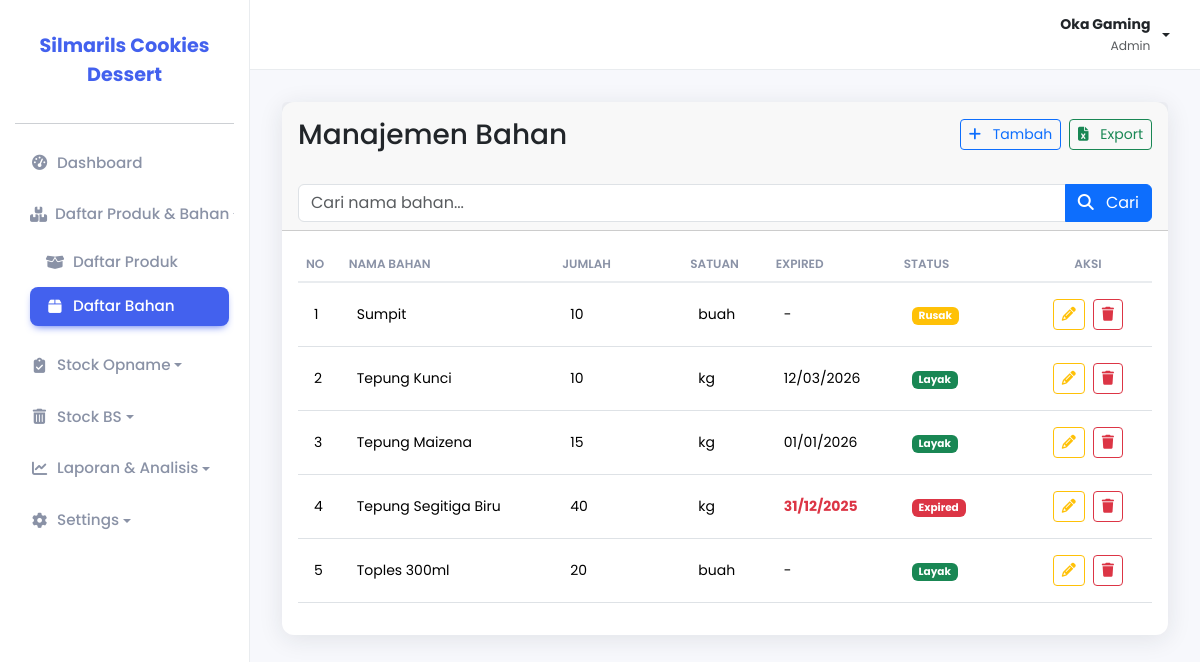
The app's page /pages/bahan/index.php (signed in) with its own data.
### tables this page shows
CREATE TABLE `bahan` (
  `nama_bahan` varchar(255) NOT NULL,
  `jumlah_bahan` int NOT NULL,
  `satuan_jumlah` varchar(255) NOT NULL,
  `tanggal_expired` date DEFAULT NULL,
  `status` enum('Layak','Rusak','Expired') NOT NULL DEFAULT 'Layak'
);

### pages/bahan/index.php (the view, shortened to what this page needs)
<?php
include_once(__DIR__ . '/../../includes/header.php');
$records_per_page = 20;
$current_page = isset($_GET['page']) && is_numeric($_GET['page']) ? (int)$_GET['page'] : 1;
$offset = ($current_page - 1) * $records_per_page;
$search_term = $_GET['search'] ?? '';
$search_query = "%" . $search_term . "%";
$stmt = $pdo->prepare("SELECT * FROM bahan
                      WHERE nama_bahan LIKE ?
                      ORDER BY nama_bahan ASC
                      LIMIT ? OFFSET ?");
$stmt->bindValue(1, $search_query, PDO::PARAM_STR);
$stmt->bindValue(2, $records_per_page, PDO::PARAM_INT);
$stmt->bindValue(3, $offset, PDO::PARAM_INT);
$stmt->execute();
?>
<div class="card">
    <div class="card-header">
        <div class="row align-items-center mb-4">
            <div class="col-sm-6 my-2">
                <h1 class="h3 mb-0">Manajemen Bahan</h1>
            </div>
            <div class="col-sm-6 text-sm-end mt-2 mt-sm-0">
                <div class="d-flex justify-content-end gap-2">
                    <a href="tambah.php" class="btn btn-outline-primary btn-sm">
                        <i class="fas fa-plus me-2"></i> Tambah
                    </a>
                    <a href="export_excel.php" class="btn btn-outline-success btn-sm">
                        <i class="fas fa-file-excel me-2"></i> Export
                    </a>
                </div>
            </div>
        </div>
        <form method="GET" action="">
            <div class="input-group">
                <input type="text" class="form-control" name="search" placeholder="Cari nama bahan..." value="<?php echo htmlspecialchars($search_term); ?>">
                <button type="submit" class="btn btn-primary">
                    <i class="fas fa-search me-2"></i> Cari
                </button>
            </div>
        </form>
    </div>
    <div class="card-body">
        <div class="table-responsive">
            <table class="table table-modern">
                <thead class="table-light">
                    <tr>
                        <th width="5%">No</th>
                        <th width="25%">Nama Bahan</th>
                        <th width="15%">Jumlah</th>
                        <th width="10%">Satuan</th>
                        <th width="15%">Expired</th>
                        <th width="15%">Status</th>
                        <th width="15%" class="text-center">Aksi</th>
                    </tr>
                </thead>
                <tbody>
                    <?php
                    $no = $offset + 1;
                    if ($stmt->rowCount() > 0) {
                        while ($row = $stmt->fetch(PDO::FETCH_ASSOC)) {
                            $status = $row['status'];
                            $badge_color = '';
                            if ($status == 'Layak') {
                                $badge_color = 'success';
                            } elseif ($status == 'Rusak') {
                                $badge_color = 'warning';
                            } elseif ($status == 'Expired') {
                                $badge_color = 'danger';
                            }
                    ?>
                            <tr>
                                <td><?php echo $no++; ?></td>
                                <td><?php echo htmlspecialchars($row['nama_bahan']); ?></td>
                                <td><?php echo number_format($row['jumlah_bahan'], 0, ',', '.'); ?></td>
                                <td><?php echo htmlspecialchars($row['satuan_jumlah']); ?></td>
                                <td class="<?php echo ($status == 'Expired') ? 'text-danger fw-bold' : ''; ?>">
                                    <?php echo $row['tanggal_expired'] ? date('d/m/Y', strtotime($row['tanggal_expired'])) : '-'; ?>
                                </td>
                                <td>
                                    <span class="badge bg-<?php echo $badge_color; ?>">
                                        <?php echo $status; ?>
                                    </span>
                                </td>
                                <td class="text-center">
                                    <div class="d-flex justify-content-center gap-2">
                                        <a href="edit.php?id=<?php echo urlencode($row['nama_bahan']); ?>" class="btn btn-sm btn-outline-warning" title="Edit">
                                            <i class="fa-solid fa-pencil"></i>
                                        </a>
                                        <a href="proses.php?action=hapus&id=<?php echo urlencode($row['nama_bahan']); ?>" class="btn btn-sm btn-outline-danger" title="Hapus" onclick="return confirm('Apakah Anda yakin ingin menghapus bahan ini?');">
                                            <i class="fa-solid fa-trash"></i>
                                        </a>
                                    </div>
                                </td>
                            </tr>
                    <?php
                        }
                    } else {
                        echo '<tr><td colspan="7" class="text-center py-4">Tidak ada data bahan ditemukan</td></tr>';
                    }
                    ?>
                </tbody>
            </table>
        </div>
    </div>
</div>
<?php
include_once(__DIR__ . '/../../includes/footer.php');
?>

### assets/css/style.css (style rules this page uses)
:root { --primary-color: #4361ee; --background-color: #f7f8fc; --sidebar-bg: #ffffff; --card-bg: #ffffff; --text-color: #3b4455; --text-muted-color: #8a92a6; --border-color: #e9ecef; --shadow: 0 4px 24px 0 rgb(34 41 47 / 10%); --border-radius: 12px; }
body { font-family: "Poppins", sans-serif; background-color: var(--background-color); color: var(--text-color); font-size: 14px; }
.card { border-radius: var(--border-radius); border: none; box-shadow: var(--shadow); margin-bottom: 1.5rem; }
.table-modern { border-collapse: collapse; width: 100%; }
.table-modern thead th { background-color: transparent; border-bottom: 2px solid var(--border-color); color: var(--text-muted-color); font-weight: 600; text-transform: uppercase; font-size: 12px; }
.table-modern tbody td { vertical-align: middle; padding: 1rem; border-top: 1px solid var(--border-color); }

### records on screen
bahan: nama_bahan "Sumpit", jumlah_bahan "10", satuan_jumlah "buah", status "Rusak"
bahan: nama_bahan "Tepung Kunci", jumlah_bahan "10", satuan_jumlah "kg", tanggal_expired "12/03/2026", status "Layak"
bahan: nama_bahan "Tepung Maizena", jumlah_bahan "15", satuan_jumlah "kg", tanggal_expired "01/01/2026", status "Layak"
bahan: nama_bahan "Tepung Segitiga Biru", jumlah_bahan "40", satuan_jumlah "kg", tanggal_expired "31/12/2025", status "Expired"
bahan: nama_bahan "Toples 300ml", jumlah_bahan "20", satuan_jumlah "buah", status "Layak"

### other values on screen
$_SESSION['nama_lengkap'] "Oka Gaming"
$_SESSION['level'] "Admin"
NAMA_WEBSITE "Silmarils Cookies Dessert"
